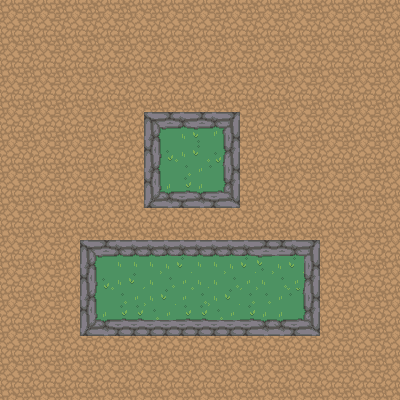

The image is a tile-based game level rendered from a .tmx file. Its description and complete source (layers, tilesets, objects, tile grids) follow:
An orthogonal 25x25 tile map with 16x16 px tiles, 2 tile layers (floor, fight_socle), 2 tilesets and 6 objects (4x collision, spawn_fight, npc_path).

<map version="1.5" tiledversion="1.7.2" orientation="orthogonal" renderorder="right-down" width="25" height="25" tilewidth="16" tileheight="16" infinite="0" nextlayerid="9" nextobjectid="48">
 <tileset firstgid="1" source="house.tsx" />
 <tileset firstgid="776" source="nature.tsx" />
 <layer id="6" name="floor" width="25" height="25">
  <data encoding="csv">
940,941,940,941,940,941,940,941,940,941,940,941,940,941,940,941,940,941,940,941,940,941,940,941,940,
980,981,980,981,980,981,980,981,980,981,980,981,980,981,980,981,980,981,980,981,980,981,980,981,980,
940,941,940,941,940,941,940,941,940,941,940,941,940,941,940,941,940,941,940,941,940,941,940,941,940,
980,981,980,981,980,981,980,981,980,981,980,981,980,981,980,981,980,981,980,981,980,981,980,981,980,
940,941,940,941,940,941,940,941,940,941,940,941,940,941,940,941,940,941,940,941,940,941,940,941,940,
980,981,980,981,980,981,980,981,980,981,980,981,980,981,980,981,980,981,980,981,980,981,980,981,980,
940,941,940,941,940,941,940,941,940,941,940,941,940,941,940,941,940,941,940,941,940,941,940,941,940,
980,981,980,981,980,981,980,981,980,981,980,981,980,981,980,981,980,981,980,981,980,981,980,981,980,
940,941,940,941,940,941,940,941,940,941,940,941,940,941,940,941,940,941,940,941,940,941,940,941,940,
980,981,980,981,980,981,980,981,980,981,980,981,980,981,980,981,980,981,980,981,980,981,980,981,980,
940,941,940,941,940,941,940,941,940,941,940,941,940,941,940,941,940,941,940,941,940,941,940,941,940,
980,981,980,981,980,981,980,981,980,981,980,981,980,981,980,981,980,981,980,981,980,981,980,981,980,
940,941,940,941,940,941,940,941,940,941,940,941,940,941,940,941,940,941,940,941,940,941,940,941,940,
980,981,980,981,980,981,980,981,980,981,980,981,980,981,980,981,980,981,980,981,980,981,980,981,980,
940,941,940,941,940,941,940,941,940,941,940,941,940,941,940,941,940,941,940,941,940,941,940,941,940,
980,981,980,981,980,981,980,981,980,981,980,981,980,981,980,981,980,981,980,981,980,981,980,981,980,
940,941,940,941,940,941,940,941,940,941,940,941,940,941,940,941,940,941,940,941,940,941,940,941,940,
980,981,980,981,980,981,980,981,980,981,980,981,980,981,980,981,980,981,980,981,980,981,980,981,980,
940,941,940,941,940,941,940,941,940,941,940,941,940,941,940,941,940,941,940,941,940,941,940,941,940,
980,981,980,981,980,981,980,981,980,981,980,981,980,981,980,981,980,981,980,981,980,981,980,981,980,
940,941,940,941,940,941,940,941,940,941,940,941,940,941,940,941,940,941,940,941,940,941,940,941,940,
980,981,980,981,980,981,980,981,980,981,980,981,980,981,980,981,980,981,980,981,980,981,980,981,980,
940,941,940,941,940,941,940,941,940,941,940,941,940,941,940,941,940,941,940,941,940,941,940,941,940,
980,981,980,981,980,981,980,981,980,981,980,981,980,981,980,981,980,981,980,981,980,981,980,981,980,
940,941,940,941,940,941,940,941,940,941,940,941,940,941,940,941,940,941,940,941,940,941,940,941,940
</data>
 </layer>
 <layer id="8" name="fight_socle" width="25" height="25">
  <data encoding="csv">
0,0,0,0,0,0,0,0,0,0,0,0,0,0,0,0,0,0,0,0,0,0,0,0,0,
0,0,0,0,0,0,0,0,0,0,0,0,0,0,0,0,0,0,0,0,0,0,0,0,0,
0,0,0,0,0,0,0,0,0,0,0,0,0,0,0,0,0,0,0,0,0,0,0,0,0,
0,0,0,0,0,0,0,0,0,0,0,0,0,0,0,0,0,0,0,0,0,0,0,0,0,
0,0,0,0,0,0,0,0,0,0,0,0,0,0,0,0,0,0,0,0,0,0,0,0,0,
0,0,0,0,0,0,0,0,0,0,0,0,0,0,0,0,0,0,0,0,0,0,0,0,0,
0,0,0,0,0,0,0,0,0,0,0,0,0,0,0,0,0,0,0,0,0,0,0,0,0,
0,0,0,0,0,0,0,0,0,1046,1047,1048,1049,1050,1051,0,0,0,0,0,0,0,0,0,0,
0,0,0,0,0,0,0,0,0,1086,1087,1088,1089,1090,1091,0,0,0,0,0,0,0,0,0,0,
0,0,0,0,0,0,0,0,0,1126,1127,1128,1129,1130,1131,0,0,0,0,0,0,0,0,0,0,
0,0,0,0,0,0,0,0,0,1166,1167,1168,1169,1170,1171,0,0,0,0,0,0,0,0,0,0,
0,0,0,0,0,0,0,0,0,1206,1207,1208,1209,1210,1211,0,0,0,0,0,0,0,0,0,0,
0,0,0,0,0,0,0,0,0,1246,1247,1248,1249,1250,1251,0,0,0,0,0,0,0,0,0,0,
0,0,0,0,0,0,0,0,0,0,0,0,0,0,0,0,0,0,0,0,0,0,0,0,0,
0,0,0,0,0,0,0,0,0,0,0,0,0,0,0,0,0,0,0,0,0,0,0,0,0,
0,0,0,0,0,1046,1047,1048,1048,1048,1048,1048,1048,1048,1048,1048,1049,1049,1050,1051,0,0,0,0,0,
0,0,0,0,0,1086,1087,1088,1088,1088,1128,1129,1088,1088,1128,1129,1089,1128,1129,1091,0,0,0,0,0,
0,0,0,0,0,1126,1127,1128,1129,1128,1168,1169,1128,1128,1168,1169,1128,1168,1169,1131,0,0,0,0,0,
0,0,0,0,0,1166,1167,1168,1169,1128,1129,1169,1168,1128,1129,1168,1168,1169,1170,1171,0,0,0,0,0,
0,0,0,0,0,1206,1207,1208,1208,1168,1169,1208,1208,1168,1169,1208,1209,1209,1210,1211,0,0,0,0,0,
0,0,0,0,0,1246,1247,1248,1248,1248,1248,1248,1248,1248,1248,1248,1249,1249,1250,1251,0,0,0,0,0,
0,0,0,0,0,0,0,0,0,0,0,0,0,0,0,0,0,0,0,0,0,0,0,0,0,
0,0,0,0,0,0,0,0,0,0,0,0,0,0,0,0,0,0,0,0,0,0,0,0,0,
0,0,0,0,0,0,0,0,0,0,0,0,0,0,0,0,0,0,0,0,0,0,0,0,0,
0,0,0,0,0,0,0,0,0,0,0,0,0,0,0,0,0,0,0,0,0,0,0,0,0
</data>
 </layer>
 <objectgroup id="7" name="objects">
  <object id="31" name="spawn_fight" x="200.739" y="290.6">
   <point />
  </object>
  <object id="32" type="collision" x="80.3698" y="241.11" width="238.976" height="12.091" />
  <object id="33" type="collision" x="78.9474" y="320.768" width="240.398" height="14.2248" />
  <object id="34" type="collision" x="80.3698" y="254.623" width="12.091" height="63.3001" />
  <object id="35" type="collision" x="307.255" y="254.623" width="12.091" height="64.7226" />
  <object id="47" type="npc_path" x="175.594" y="142.524">
   <point />
  </object>
 </objectgroup>
</map>
